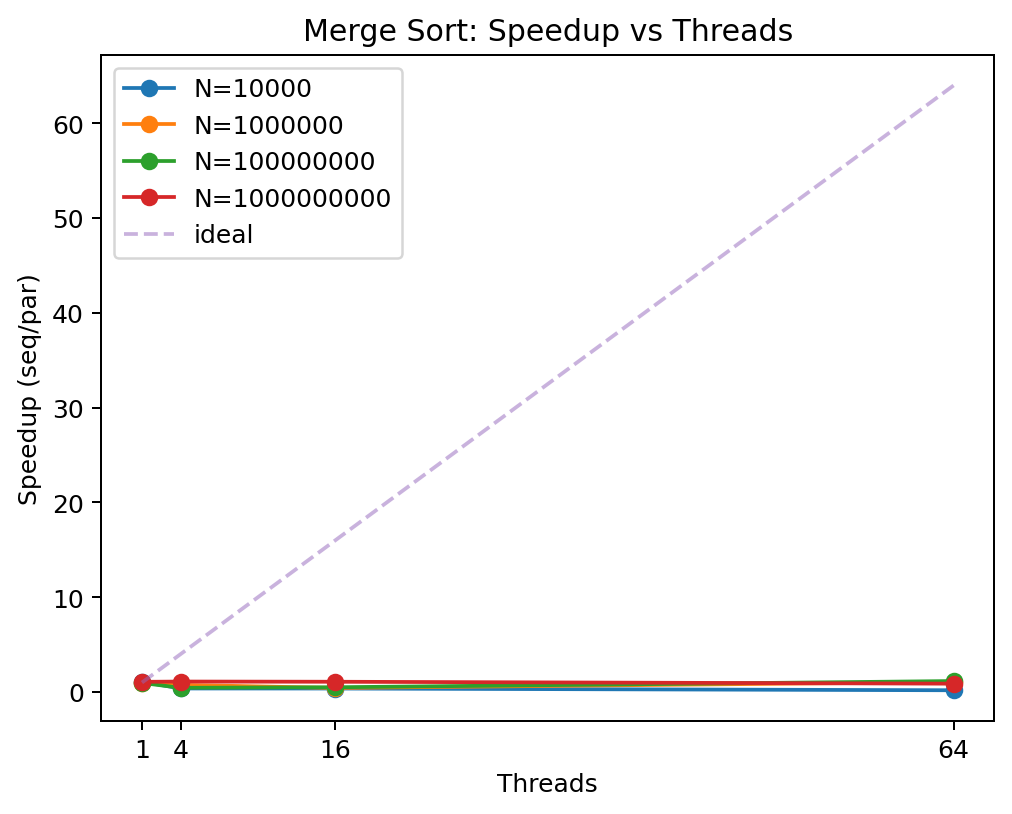
#> input picture mergesort/plots/mergesort_speedup_n.png, 1012 x 814 px
$ python plots.py
#> lines starting #> are read from the running program, lines starting #| are printed output that depends on the picture
#!/usr/bin/env python3
"""
Create a PDF for the mergesort_with_loops assignment containing only:
 - Plots: generated if missing, then embedded

Output: mergesort/plots.pdf
"""

from pathlib import Path
import textwrap
import matplotlib.pyplot as plt
from matplotlib.backends.backend_pdf import PdfPages
import pandas as pd

ROOT = Path(__file__).resolve().parents[1]
MS_DIR = ROOT / "mergesort"
SEQ_DIR = ROOT / "sequential" / "result"
PAR_DIR = MS_DIR / "result"
PLOTS_DIR = MS_DIR / "plots"
PLOTS_DIR.mkdir(parents=True, exist_ok=True)
SUBMISSION_PDF = MS_DIR / "plots.pdf"

# --------------- plotting helpers ---------------
def build_plots_if_needed():
    png_targets = [
        PLOTS_DIR / "mergesort_speedup_n.png",
        PLOTS_DIR / "mergesort_speedup_thread.png",
        PLOTS_DIR / "mergesort_time_vs_threads.png",
        PLOTS_DIR / "mergesort_efficiency_vs_threads.png",
    ]
    if all(p.exists() for p in png_targets):
        return

    # Read sequential times: sequential/result/mergesort_seq_<N>
    seq_times = {}
    for f in sorted(SEQ_DIR.glob("mergesort_seq_*")):
        try:
            n = int(f.name.split("_")[-1])
        except ValueError:
            continue
        s = f.read_text().strip()
        if s:
            seq_times[n] = float(s.split()[0])

    # Read parallel times: mergesort/result/mergesort_<N>_<T>
    par_times = {}
    for f in sorted(PAR_DIR.glob("mergesort_*_*")):
        parts = f.name.split("_")
        try:
            n = int(parts[1]); t = int(parts[2])
        except Exception:
            continue
        s = f.read_text().strip()
        if s:
            par_times.setdefault(n, {})[t] = float(s.split()[0])

    rows = []
    for n, tmap in par_times.items():
        seq = seq_times.get(n)
        for t, pt in tmap.items():
            sp = (seq / pt) if (seq is not None and pt and pt > 0) else None
            eff = (sp / t) if (sp is not None and t > 0) else None
            rows.append({
                "N": n,
                "threads": t,
                "seq_time": seq,
                "par_time": pt,
                "speedup": sp,
                "efficiency": eff,
            })
    df = pd.DataFrame(rows)
    if df.empty:
        raise SystemExit("No results found. Run both benches first: sequential and mergesort.")

    df.sort_values(["N", "threads"], inplace=True)
    df.to_csv(PLOTS_DIR / "mergesort_speedup_table.csv", index=False)

    def save(fig, stem):
        fig.savefig(PLOTS_DIR / f"{stem}.pdf", bbox_inches="tight")
        fig.savefig(PLOTS_DIR / f"{stem}.png", dpi=180, bbox_inches="tight")
        plt.close(fig)

    all_threads = sorted(df["threads"].dropna().unique())

    # Speedup vs threads for each N (NO ideal line; clamp y to 0..4)
    fig1 = plt.figure()
    for n, sub in df.groupby("N"):
        sub = sub.sort_values("threads")
        plt.plot(sub["threads"], sub["speedup"], marker="o", label=f"N={n}")
    plt.xlabel("Threads"); plt.ylabel("Speedup (seq/par)")
    plt.title("Merge Sort: Speedup vs Threads")
    plt.xticks(all_threads)
    plt.ylim(0, 4)
    plt.yticks([0, 1, 2, 3, 4])
    plt.legend()
    save(fig1, "mergesort_speedup_n")

    # Speedup vs N (log-x) for each thread count
    fig2 = plt.figure()
    for t, sub in df.groupby("threads"):
        sub = sub.sort_values("N")
        plt.plot(sub["N"], sub["speedup"], marker="o", label=f"threads={t}")
    plt.xscale("log")
    plt.xlabel("Problem size N (log)")
    plt.ylabel("Speedup (seq/par)")
    plt.title("Merge Sort: Speedup vs Problem Size")
    plt.legend()
    save(fig2, "mergesort_speedup_thread")

    # Absolute time vs threads (per N)
    fig3 = plt.figure()
    for n, sub in df.groupby("N"):
        sub = sub.sort_values("threads")
        plt.plot(sub["threads"], sub["par_time"], marker="o", label=f"N={n}")
    plt.xlabel("Threads"); plt.ylabel("Time (s)")
    plt.title("Merge Sort: Parallel Time vs Threads")
    plt.xticks(all_threads)
    plt.legend()
    save(fig3, "mergesort_time_vs_threads")

    # Efficiency vs threads (per N)
    fig4 = plt.figure()
    for n, sub in df.groupby("N"):
        sub = sub.sort_values("threads")
        plt.plot(sub["threads"], sub["efficiency"], marker="o", label=f"N={n}")
    plt.xlabel("Threads"); plt.ylabel("Parallel Efficiency (speedup per thread)")
    plt.title("Merge Sort: Efficiency vs Threads")
    plt.ylim(0, 1.05)
    plt.xticks(all_threads)
    plt.legend()
    save(fig4, "mergesort_efficiency_vs_threads")

# --------------- plot pages ---------------
def add_image_page(pdf: PdfPages, img_path: Path, title: str):
#> called with title = 'Speedup vs Threads'
    if img_path.suffix.lower() == ".png":
        import matplotlib.image as mpimg
        img = mpimg.imread(img_path)
#> img is the input picture: shape (814, 1012, 4) float32; mean R, G, B, A 0.972, 0.97, 0.97, 1
        fig = plt.figure(figsize=(11, 8.5))
        ax = fig.add_axes([0.06, 0.08, 0.88, 0.84])
        ax.imshow(img)
        ax.axis("off")
        fig.suptitle(title, fontsize=12, x=0.08, y=0.97, ha="left")
        pdf.savefig(fig)
        plt.close(fig)
    else:
        fig = plt.figure(figsize=(11, 8.5))
        ax = fig.add_axes([0.06, 0.08, 0.88, 0.84])
        ax.axis("off")
        ax.text(0.02, 0.9, f"{title}", fontsize=14, weight="bold")
        ax.text(0.02, 0.8, f"Plot file: {img_path.name}", fontsize=11)
        ax.text(
            0.02,
            0.7,
            "PNG not found. Please generate PNG plots with the Python plotter.",
            fontsize=10,
        )
        pdf.savefig(fig)
        plt.close(fig)

def main():
    # Ensure plots exist (PNG preferred for embedding)
    build_plots_if_needed()

    png_speedup_n      = PLOTS_DIR / "mergesort_speedup_n.png"
    png_speedup_thread = PLOTS_DIR / "mergesort_speedup_thread.png"
    png_time_vs_t      = PLOTS_DIR / "mergesort_time_vs_threads.png"
    png_eff_vs_t       = PLOTS_DIR / "mergesort_efficiency_vs_threads.png"

    with PdfPages(SUBMISSION_PDF) as pdf:
        # Plot pages only
        add_image_page(pdf, png_speedup_n,      "Speedup vs Threads")
        add_image_page(pdf, png_speedup_thread, "Speedup vs Problem Size (log scale)")
#> call 2 of add_image_page, with title = 'Speedup vs Problem Size (log scale)'
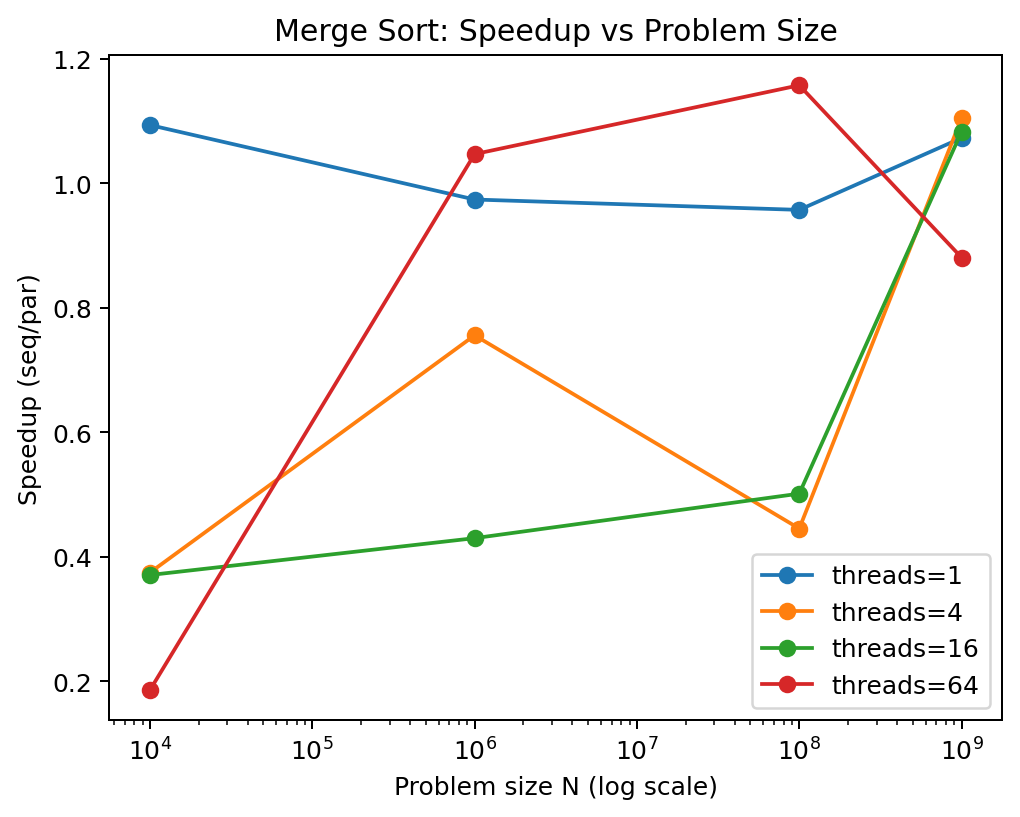
#> input picture mergesort/plots/mergesort_speedup_thread.png, 1020 x 817 px
#> in add_image_page, img is the input picture: shape (817, 1020, 4) float32; mean R, G, B, A 0.967, 0.964, 0.96, 1
        add_image_page(pdf, png_time_vs_t,      "Parallel Time vs Threads")
#> call 3 of add_image_page, with title = 'Parallel Time vs Threads'
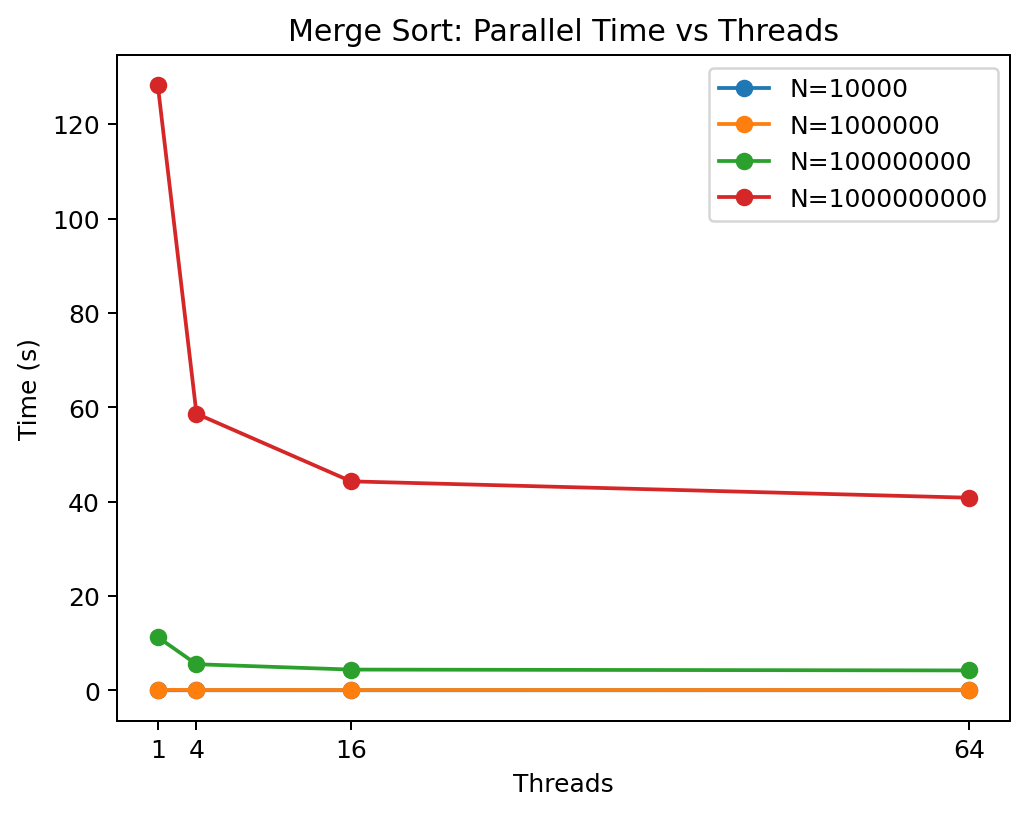
#> input picture mergesort/plots/mergesort_time_vs_threads.png, 1028 x 814 px
#> in add_image_page, img is the input picture: shape (814, 1028, 4) float32; mean R, G, B, A 0.974, 0.97, 0.966, 1
        add_image_page(pdf, png_eff_vs_t,       "Parallel Efficiency vs Threads")
#> call 4 of add_image_page, with title = 'Parallel Efficiency vs Threads'
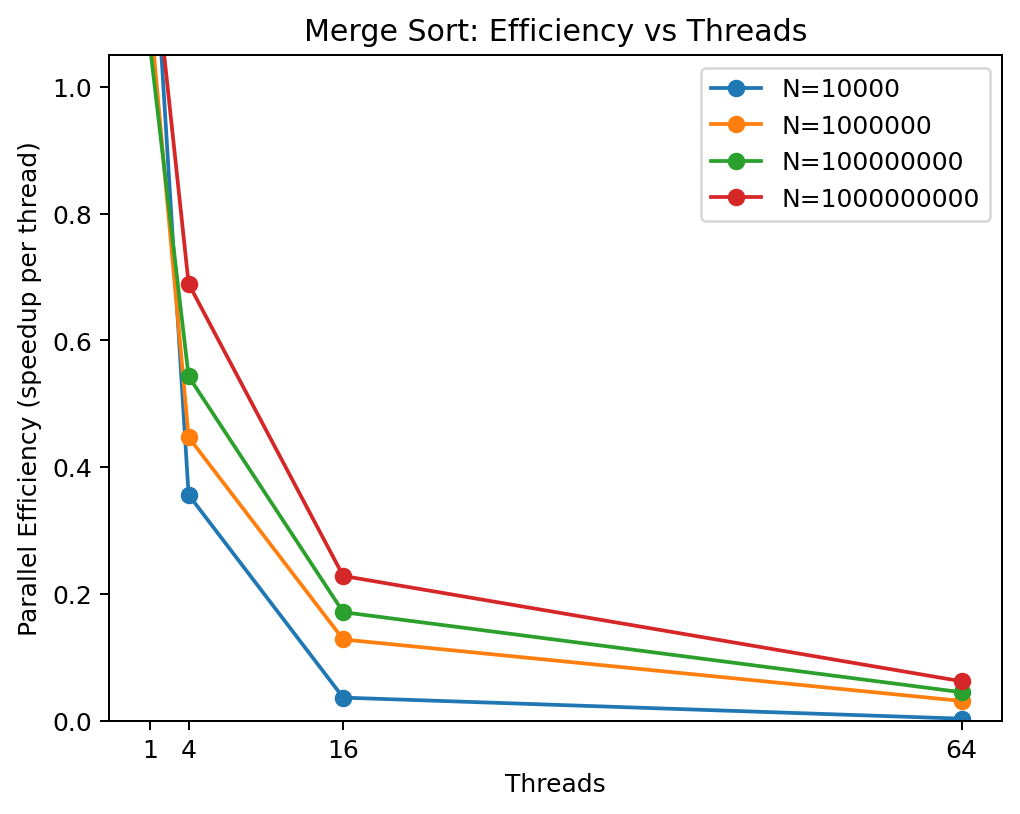
#> input picture mergesort/plots/mergesort_efficiency_vs_threads.png, 1020 x 814 px
#> in add_image_page, img is the input picture: shape (814, 1020, 4) float32; mean R, G, B, A 0.966, 0.964, 0.96, 1

    print(f"Wrote {SUBMISSION_PDF}")

if __name__ == "__main__":
    main()
